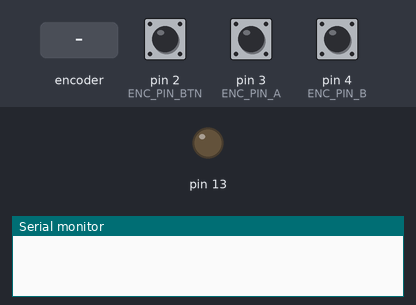
The sketch below on a simulated Arduino Uno, built with avr-gcc and run on an emulated ATmega328P. Shown: output pins drawn as LEDs (lit = HIGH), the last lines printed to the serial monitor. Inputs (shaded band) come from the test bench; at power-on: pin 2 (ENC_PIN_BTN) HIGH, pin 3 (ENC_PIN_A) HIGH, pin 4 (ENC_PIN_B) HIGH.

Above: at 1.2 s.
1.3 s: rotary encoder on pin 3 (ENC_PIN_A) / pin 4 (ENC_PIN_B) turned 3 steps (first pin leading)
At 2.3 s:
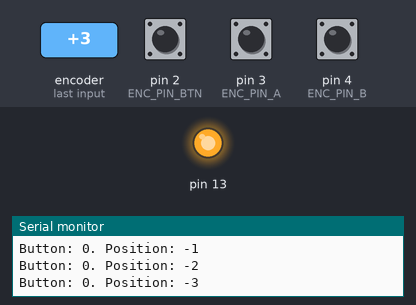
Timing chart, 0 to 4.3 s (numbered marks = the images above; inputs shaded):
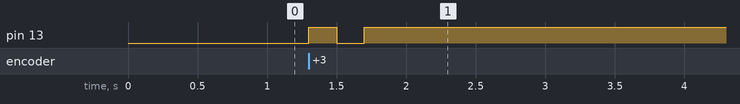

Measured:
- after the input at 1.3 s, pin 13: LOW → HIGH at once, → LOW 0.20 s later, → HIGH 0.20 s later

The sketch:

encoder_simple.ino
```cpp
// Example of #1 I/O side panel Rotary Encoder
// Connect Arduino pins:
#define ENC_PIN_BTN 2
#define ENC_PIN_A 3
#define ENC_PIN_B 4

bool changed = false;
bool buttonPress = false;
int position = 0;

// Called when button is pressed
void btn_interrupt() {
  changed = true;
  // Button is pressed if pin state is LOW (GND)
  buttonPress = digitalRead(ENC_PIN_BTN) == LOW;
}
// Called when knob is rotated
void enc_interrupt() {
  changed = true;
  // Blink LED on encoder turn
  digitalWrite(13, !digitalRead(13));
  // Read turn direction
  if (digitalRead(ENC_PIN_B) == HIGH) {
    position--;
  }
  else {
    position++;
  }
}

void setup() {
  Serial.begin(115200);
  // Configure encoder pins as inputs
  pinMode(13, OUTPUT);
  pinMode(ENC_PIN_A, INPUT);
  pinMode(ENC_PIN_B, INPUT);
  pinMode(ENC_PIN_BTN, INPUT);
  // Register interrupt for ENC_PIN_A and ENC_PIN_BTN change
  // Only pins 2 and 3 can be used as interrupts in Atmega328p
  attachInterrupt(digitalPinToInterrupt(ENC_PIN_BTN), btn_interrupt, CHANGE);
  attachInterrupt(digitalPinToInterrupt(ENC_PIN_A), enc_interrupt, FALLING);
}

void loop() {
  if (changed) {
    // Print changed encoder state
    int button_state = digitalRead(ENC_PIN_BTN) == LOW;
    Serial.print("Button: ");
    Serial.print(button_state);
    Serial.print(". Position: ");
    Serial.println(position);
    changed = false;
  }
}
```
